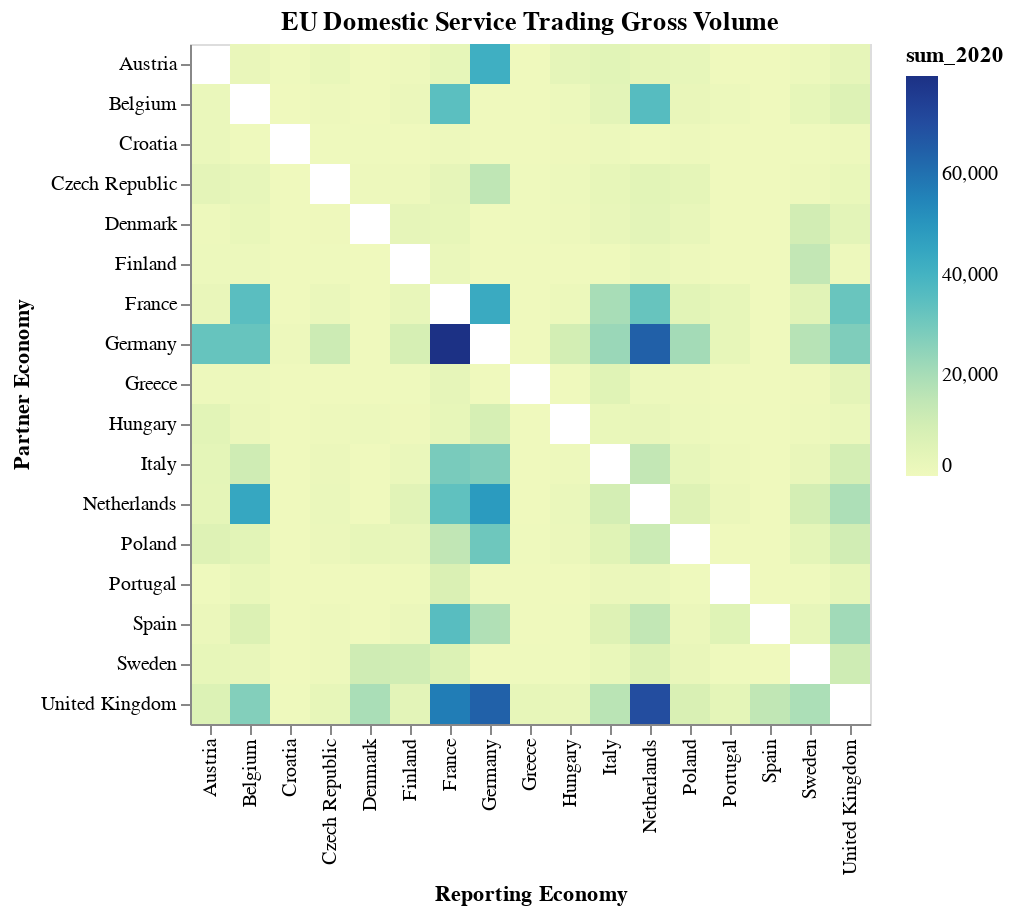

Here is the notebook cell this chart was saved with:
### Code cell
alt.Chart(df).mark_rect().encode(
    x="Reporting Economy:N",
    y="Partner Economy:N",
    color='sum_2020:Q'
).resolve_scale(color="independent",).properties(
    title='EU Domestic Service Trading Gross Volume'
)

### Figure 1 — Vega-Lite specification as saved in the notebook (floating-point values rounded to 4 significant figures; data arrays with more than 128 entries replaced by an {"elided": "..."} marker saying what was removed)
{"config": {"view": {"continuousWidth": 400, "continuousHeight": 300}}, "data": {"name": "data-5ec9b92ccd42ede2e00d7b221f4733c6"}, "mark": "rect", "encoding": {"color": {"field": "sum_2020", "type": "quantitative"}, "x": {"field": "Reporting Economy", "type": "nominal"}, "y": {"field": "Partner Economy", "type": "nominal"}}, "resolve": {"scale": {"color": "independent"}}, "title": "EU Domestic Service Trading Gross Volume", "$schema": "https://vega.github.io/schema/vega-lite/v4.17.0.json", "datasets": {"data-5ec9b92ccd42ede2e00d7b221f4733c6": {"elided": "272 records"}}}
